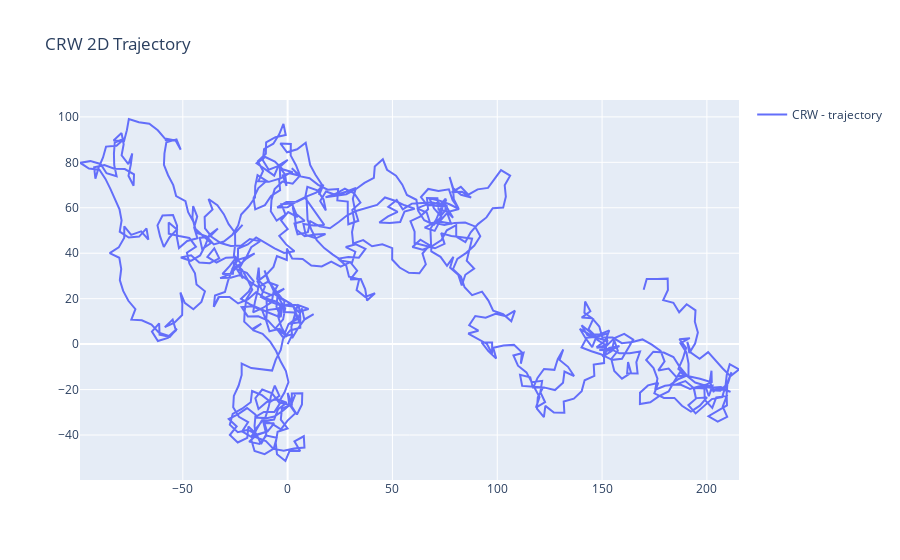

The notebook cell this image was saved under:
### Code cell
n_steps = 1000
s_pos = [0,0]
speed = 5
coefficient = 0.4

r = wrapcauchy.rvs(loc=0, c=coefficient, size=n_steps)

velocity = Vec2d(speed, 0) # Velocity vector in starting position

trajectory_crw = pd.DataFrame(columns=['x_pos', 'y_pos'])
temp_df = pd.DataFrame([{'x_pos':s_pos[0],'y_pos':s_pos[1]}])

trajectory_crw = pd.concat([trajectory_crw,temp_df], ignore_index=True) 

for i in range(n_steps):
    turn_angle = r[i]
    
    velocity = velocity.rotated(turn_angle)
    
    temp_df = pd.DataFrame([{'x_pos':trajectory_crw.x_pos[i] + velocity.x, 'y_pos':trajectory_crw.y_pos[i] + velocity.y}])
    trajectory_crw = pd.concat([trajectory_crw,temp_df], ignore_index=True)
    
fig_crw = go.Figure()

fig_crw.add_trace(go.Scatter(
    x=trajectory_crw.x_pos,
    y=trajectory_crw.y_pos,
    mode='lines',
    name='CRW - trajectory',
    showlegend=True
))

fig_crw.update_layout(
    title='CRW 2D Trajectory'
)

### Figure 1 — Plotly figure (JSON) as saved in the notebook; plotly's stock layout.template omitted (floating-point values rounded to 4 significant figures; data arrays with more than 128 entries replaced by an {"elided": "..."} marker saying what was removed)
{"data": [{"mode": "lines", "name": "CRW - trajectory", "showlegend": true, "type": "scatter", "x": {"elided": "1001 float values"}, "y": {"elided": "1001 float values"}}], "layout": {"title": {"text": "CRW 2D Trajectory"}}}
